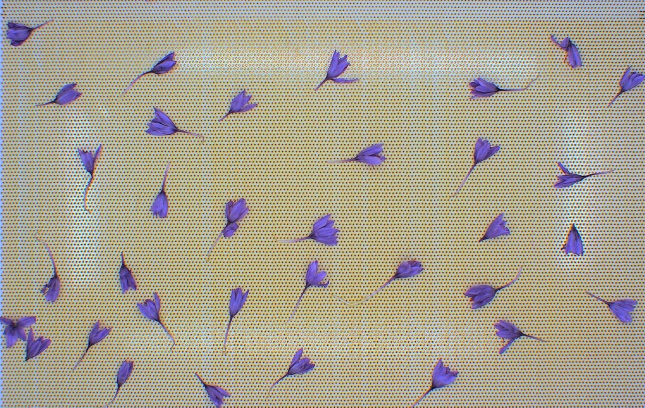
#> input picture HW5/images/img_01.jpg, 1290 x 815 px, found by its file name (shown at 1/2 size)
$ jupyter execute --allow-errors Q1.ipynb
#> lines starting #> are read from the running program, lines starting #| are printed output that depends on the picture; after the words box and inside, x2 and y2 are one past the last pixel; in counts of white or black regions, pixels touching at a corner belong together
**Import Libraries**

[cell 1]
import cv2
import numpy as np
import math
import matplotlib.pyplot as plt

**Original Image**

[cell 2]
original_image = cv2.imread("/content/img_01.jpg",0)
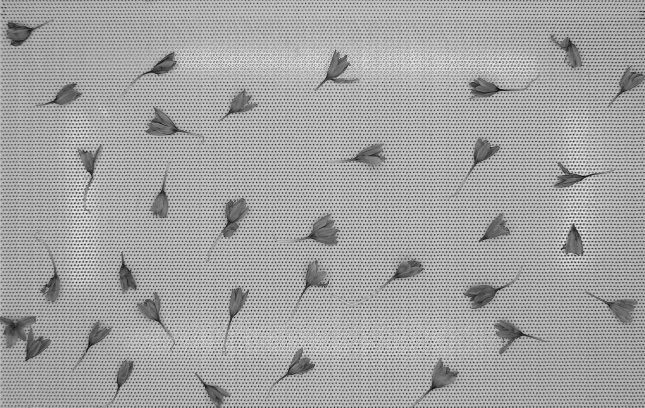
#> original_image: shape (815, 1290) (shown at 1/2 size); min 0, max 255, mean 163.2
plt.imshow(original_image,"gray")
plt.show()

**Image FFT**

[cell 3]
f_shift=np.fft.fftshift(np.fft.fft2(original_image))
plt.imshow(np.log(abs(f_shift)),"gray")
plt.show()

**Remove Noisy Regions**

[cell 4]
f_shift[160:180,636:656] = 1
f_shift[284:304,636:656] = 1
f_shift[520:540,636:656] = 1
f_shift[638:658,636:656] = 1

f_shift[:,822:842] = 1
f_shift[279:299, :] = 1
f_shift[514:534, :] = 1
f_shift[:,447:467] = 1

f_shift[396:416, 260:280] = 1
f_shift[396:416, 1010:1030] = 1

plt.imshow(np.log(abs(f_shift)),"gray")
plt.show()
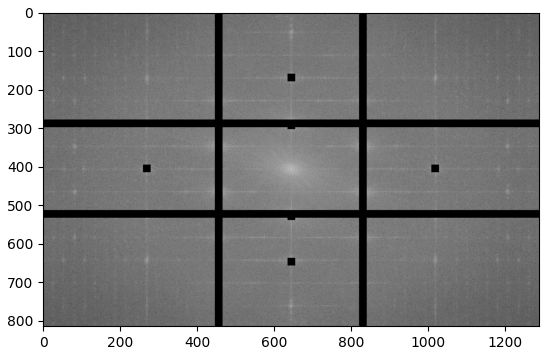
#> figure drawn by matplotlib, 1 panel

**Denoied Image**

[cell 5]
denoised = np.fft.ifftshift(f_shift)
denoised = np.fft.ifft2(denoised)
plt.imshow(abs(denoised),"gray")
plt.show()
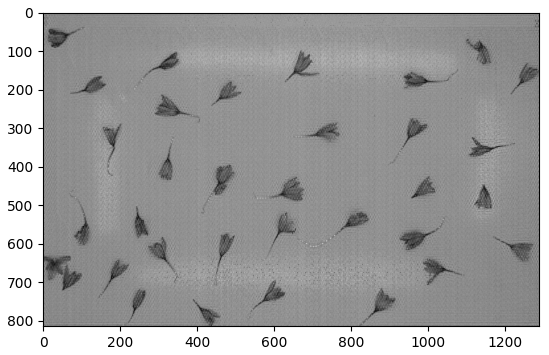
#> figure drawn by matplotlib, 1 panel

**Saving Denoised Image**

[cell 6]
cv2.imwrite("denoised.jpg", abs(denoised))
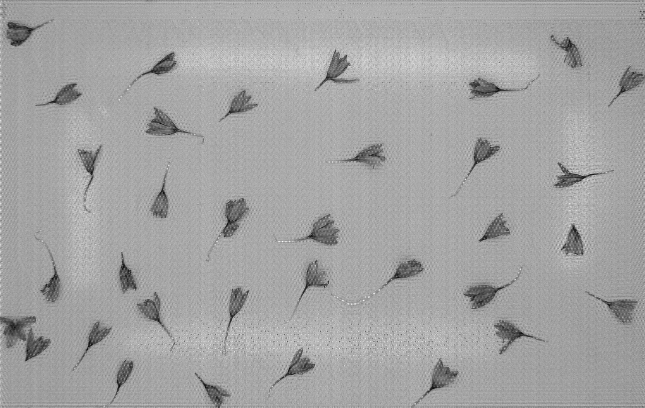
#> saved as denoised.jpg: shape (815, 1290) (shown at 1/2 size); min 1, max 255, mean 163.2
#> Out = True

**Applying Canny**

[cell 7]
original_image = cv2.imread("/content/denoised.jpg",0)
edge_detect = cv2.Canny(original_image, 150, 400)
#> (the rest of this cell did not finish here and is left out)

**Gradiant of Image**

[cell 8]
v_sobel = np.array([
    [-1, -2, -1],
    [0, 0, 0],
    [1, 2, 1],
], dtype='float64')

h_sobel = np.array([
    [-1, 0, 1],
    [-2, 0 ,2],
    [-1, 0, 1],
], dtype='float64')

**Horizontal derivative**

#> (a cell that did not finish here is left out)

**Vertical derivative**

#> (a cell that did not finish here is left out)

**Gradiant**

#> (a cell that did not finish here is left out)

**Gradiant Direction**

#> (a cell that did not finish here is left out)

#> (a cell that did not finish here is left out)

#> (a cell that did not finish here is left out)

# Q2

[cell 15]
arr1 = np.zeros((32, 32))
arr1[31, 2] = 1
f_shift=np.fft.fft2(arr1)
plt.imshow(np.real(f_shift),"gray")
plt.show()
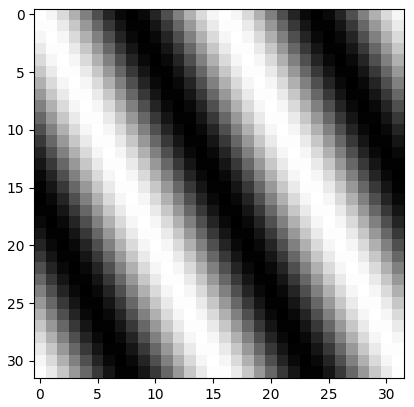
#> figure drawn by matplotlib, 1 panel

[cell 16]
arr1 = np.zeros((32, 32))
arr1[31, 3] = 1
f_shift=np.fft.fft2(arr1)
plt.imshow(np.real(f_shift),"gray")
plt.show()
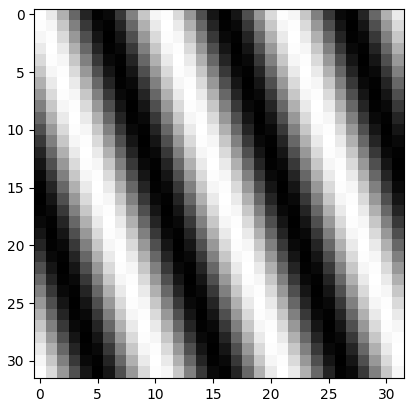
#> figure drawn by matplotlib, 1 panel

[cell 17]
arr1 = np.zeros((32, 32))
arr1[31, 30] = 1
f_shift=np.fft.fft2(arr1)
plt.imshow(np.real(f_shift),"gray")
plt.show()
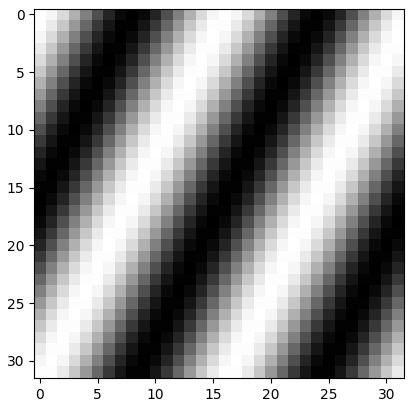
#> figure drawn by matplotlib, 1 panel

# Q3

[cell 18]
np_arr = np.zeros((5, 5))
np_arr[:,3] = 1
np_arr[:,4] = 1
np_arr

**Sobel operators**

[cell 19]
v_sobel = np.array([
    [-1, -2, -1],
    [0, 0, 0],
    [1, 2, 1],
], dtype='float64')

h_sobel = np.array([
    [-1, 0, 1],
    [-2, 0 ,2],
    [-1, 0, 1],
], dtype='float64')

**Horizontal**

[cell 20]
np_h = cv2.filter2D(np_arr, ddepth=-1, kernel=h_sobel)
np_h

**Vertical**

[cell 21]
np_v = cv2.filter2D(np_arr, ddepth=-1, kernel=v_sobel)
np_v

**Gradiant**

[cell 22]
gradiant = np.power(np_h, 2) + np.power(np_v, 2)
gradiant = gradiant.astype('float64')
gradiant = np.sqrt(gradiant)
gradiant

# Q4

[cell 23]
original_image = cv2.imread("/content/img_02.jpg",0)
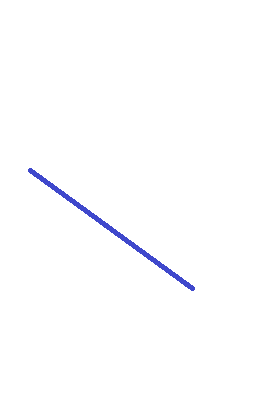
#> input picture HW5/images/img_02.jpg, 269 x 412 px, found by its file name
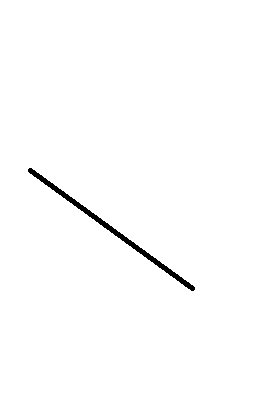
#> original_image: shape (412, 269); values 98 (black) and 255 (white), 99.1% white; 1 black region, box (x1, y1, x2, y2) and area: (28, 168, 195, 291) 1025
plt.imshow(original_image,"gray")
plt.show()

[cell 24]
edge_detect = cv2.Canny(original_image, 250, 300)
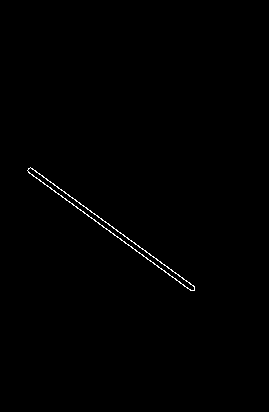
#> edge_detect: shape (412, 269); 0.44% white in thin lines or dots, all inside (x1, y1, x2, y2) = (27, 167, 195, 291)
plt.imshow(edge_detect,"gray")
plt.show()

[cell 25]
x_edge, y_edge = np.where(edge_detect > 0)[1] , -np.where(edge_detect > 0)[0] + edge_detect.shape[0]
#> x_edge = 488 values, max 194 at index 473, min 27 at index 8, mean 111; y_edge = 488 values, max 245 at index 0, min 122 at index 483, mean 183
x_mean, y_mean = np.mean(x_edge), np.mean(y_edge)
#> x_mean = 111; y_mean = 183
xy_mean = np.mean(x_edge * y_edge)
#> xy_mean = 18611.6
x2_mean , xmean_2 = np.mean(np.power(x_edge, 2)), np.power(x_mean, 2)
#> x2_mean = 14659.9; xmean_2 = 12318.7

[cell 26]
m = ((x_mean * y_mean) - xy_mean ) / (xmean_2 - x2_mean)
#> m = -0.726
m
#> Out = -0.726

[cell 27]
c = y_mean - m * x_mean
#> c = 263.6
c
#> Out = 263.6
